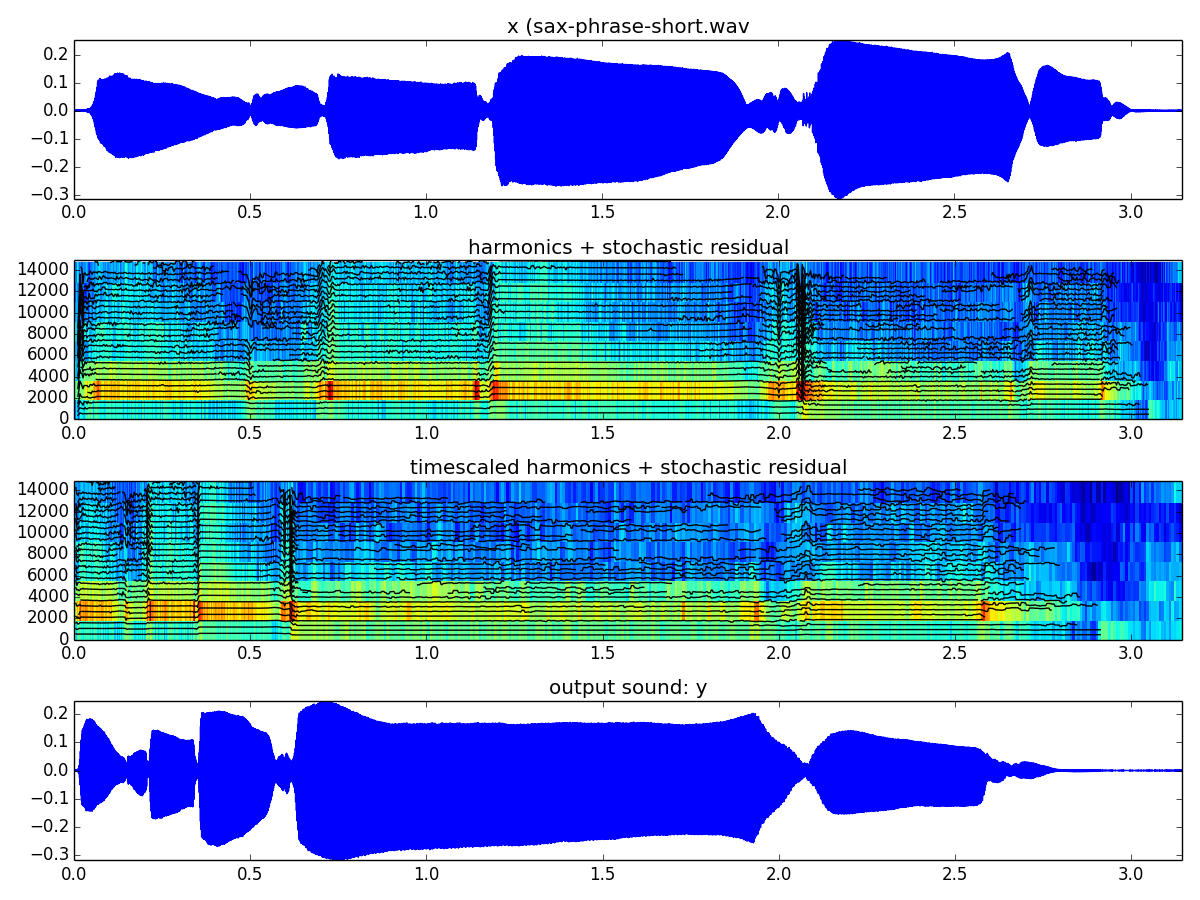

Write Python code to recreate this figure.
# function call to the transformation functions of relevance for the hpsModel

import numpy as np
import matplotlib.pyplot as plt
from scipy.signal import get_window
import sys, os
sys.path.append(os.path.join(os.path.dirname(os.path.realpath(__file__)), '../../../software/models/'))
sys.path.append(os.path.join(os.path.dirname(os.path.realpath(__file__)), '../../../software/transformations/'))
import hpsModel as HPS
import hpsTransformations as HPST
import harmonicTransformations as HT
import utilFunctions as UF

inputFile='../../../sounds/sax-phrase-short.wav'
window='blackman'
M=601
N=1024
t=-100
minSineDur=0.1
nH=100
minf0=350
maxf0=700
f0et=5
harmDevSlope=0.01
stocf=0.1

Ns = 512
H = 128

(fs, x) = UF.wavread(inputFile)
w = get_window(window, M)
hfreq, hmag, hphase, mYst = HPS.hpsModelAnal(x, fs, w, N, H, t, nH, minf0, maxf0, f0et, harmDevSlope, minSineDur, Ns, stocf)
timeScaling = np.array([0, 0, 2.138, 2.138-1.5, 3.146, 3.146])
yhfreq, yhmag, ystocEnv = HPST.hpsTimeScale(hfreq, hmag, mYst, timeScaling)

y, yh, yst = HPS.hpsModelSynth(yhfreq, yhmag, np.array([]), ystocEnv, Ns, H, fs)

UF.wavwrite(y,fs, 'hps-transformation.wav')


plt.figure(figsize=(12, 9))

maxplotfreq = 14900.0

# plot the input sound
plt.subplot(4,1,1)
plt.plot(np.arange(x.size)/float(fs), x)
plt.axis([0, x.size/float(fs), min(x), max(x)])
plt.title('x (sax-phrase-short.wav')

# plot spectrogram stochastic compoment
plt.subplot(4,1,2)
numFrames = int(mYst[:,0].size)
sizeEnv = int(mYst[0,:].size)
frmTime = H*np.arange(numFrames)/float(fs)
binFreq = (.5*fs)*np.arange(sizeEnv*maxplotfreq/(.5*fs))/sizeEnv                      
plt.pcolormesh(frmTime, binFreq, np.transpose(mYst[:,:sizeEnv*maxplotfreq/(.5*fs)+1]))
plt.autoscale(tight=True)

# plot harmonic on top of stochastic spectrogram
harms = hfreq*np.less(hfreq,maxplotfreq)
harms[harms==0] = np.nan
numFrames = int(harms[:,0].size)
frmTime = H*np.arange(numFrames)/float(fs) 
plt.plot(frmTime, harms, color='k', ms=3, alpha=1)
plt.autoscale(tight=True)
plt.title('harmonics + stochastic residual')


# plot spectrogram of transformed stochastic compoment
plt.subplot(4,1,3)
numFrames = int(ystocEnv[:,0].size)
sizeEnv = int(ystocEnv[0,:].size)
frmTime = H*np.arange(numFrames)/float(fs)
binFreq = (.5*fs)*np.arange(sizeEnv*maxplotfreq/(.5*fs))/sizeEnv                      
plt.pcolormesh(frmTime, binFreq, np.transpose(ystocEnv[:,:sizeEnv*maxplotfreq/(.5*fs)+1]))
plt.autoscale(tight=True)

# plot transformed harmonic on top of stochastic spectrogram
harms = yhfreq*np.less(yhfreq,maxplotfreq)
harms[harms==0] = np.nan
numFrames = int(harms[:,0].size)
frmTime = H*np.arange(numFrames)/float(fs) 
plt.plot(frmTime, harms, color='k', ms=3, alpha=1)
plt.autoscale(tight=True)
plt.title('timescaled harmonics + stochastic residual')

# plot the output sound
plt.subplot(4,1,4)
plt.plot(np.arange(y.size)/float(fs), y)
plt.axis([0, y.size/float(fs), min(y), max(y)])
plt.title('output sound: y')

plt.tight_layout()
plt.savefig('hps-transformation.png')
plt.show()
